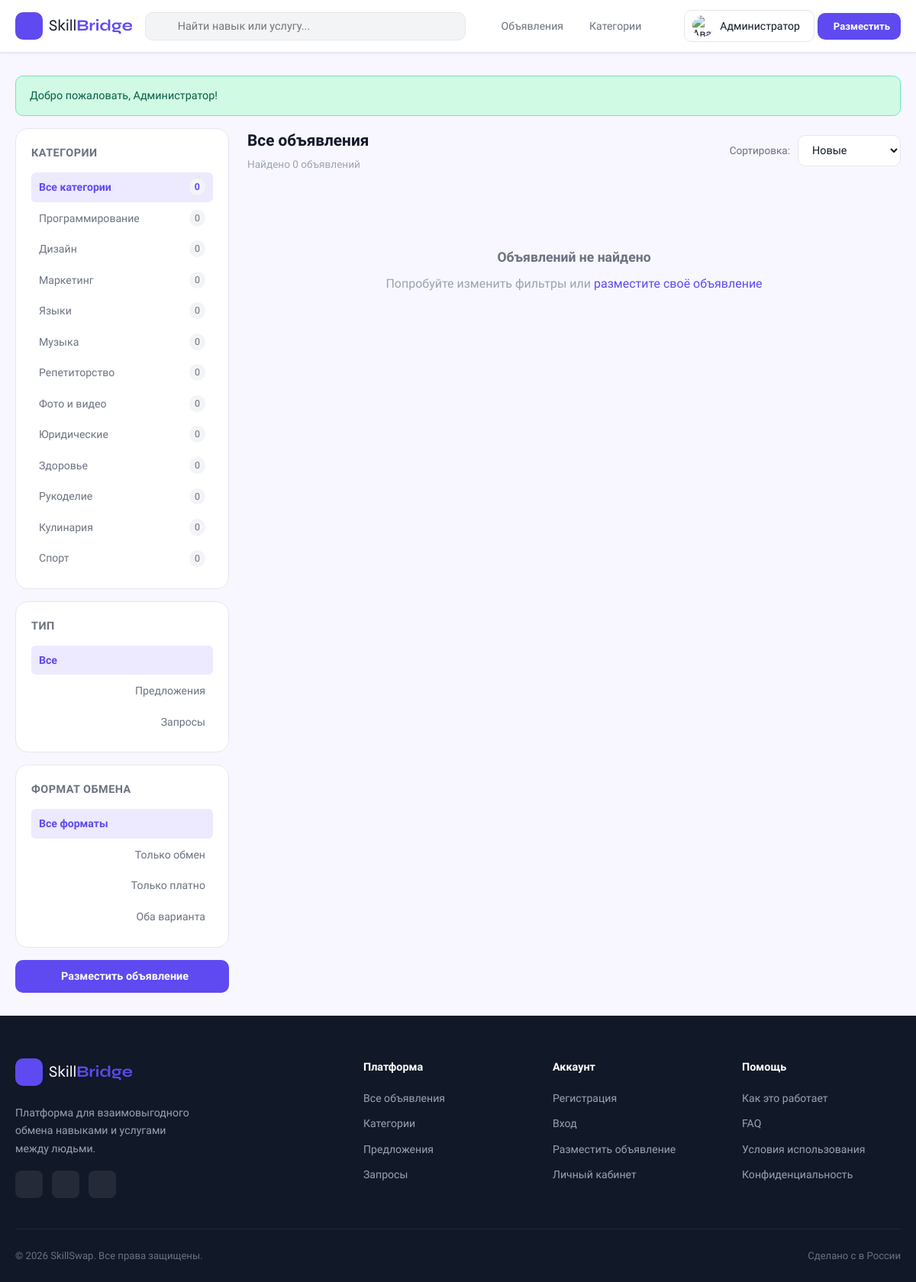
/pages/listings.php (signed in), run on the app's committed database.
### tables this page shows
CREATE TABLE categories (
    id INT AUTO_INCREMENT PRIMARY KEY,
    name VARCHAR(100) NOT NULL,
    slug VARCHAR(100) NOT NULL UNIQUE,
    icon VARCHAR(50) DEFAULT 'ti-star',
    parent_id INT DEFAULT NULL,
    sort_order INT DEFAULT 0,
    FOREIGN KEY (parent_id) REFERENCES categories(id) ON DELETE SET NULL
);

### config/database.php (called while the page is built, shortened)
<?php
class Database {
    private static ?PDO $instance = null;
    public static function getInstance(): PDO {
        if (self::$instance === null) {
            $dsn = sprintf(
                'mysql:host=%s;dbname=%s;charset=%s',
                DB_HOST, DB_NAME, DB_CHARSET
            );
            try {
                self::$instance = new PDO($dsn, DB_USER, DB_PASS, [
                    PDO::ATTR_ERRMODE            => PDO::ERRMODE_EXCEPTION,
                    PDO::ATTR_DEFAULT_FETCH_MODE => PDO::FETCH_ASSOC,
                    PDO::ATTR_EMULATE_PREPARES   => false,
                    PDO::MYSQL_ATTR_INIT_COMMAND => "SET NAMES utf8mb4",
                ]);
            } catch (PDOException $e) {
                if (DEBUG) {
                    die('<pre>DB Error: ' . htmlspecialchars($e->getMessage()) . '</pre>');
                }
                die('Ошибка подключения к базе данных.');
            }
        }
        return self::$instance;
    }
}
function db(): PDO {
    return Database::getInstance();
}

### pages/listings.php (the view, shortened to what this page needs)
<?php
$categorySlug = $_GET['category'] ?? '';
$type         = $_GET['type'] ?? '';
$exchange     = $_GET['exchange'] ?? '';
$sort         = $_GET['sort'] ?? 'new';
$page         = max(1, (int)($_GET['page'] ?? 1));
$q            = trim($_GET['q'] ?? '');
$currentCategory = null;
$allCategories = db()->query("
    SELECT c.*, COUNT(l.id) as cnt
    FROM categories c
    LEFT JOIN listings l ON l.category_id=c.id AND l.status='active'
    WHERE c.parent_id IS NULL
    GROUP BY c.id ORDER BY c.sort_order
")->fetchAll();
$where = ["l.status='active'"];
$params = [];
$whereStr = 'WHERE ' . implode(' AND ', $where);
$orderMap = [
    'new'        => 'l.created_at DESC',
    'views'      => 'l.views DESC',
    'price_asc'  => 'l.price ASC',
    'price_desc' => 'l.price DESC',
];
$orderBy = $orderMap[$sort] ?? 'l.created_at DESC';
$countStmt = db()->prepare("SELECT COUNT(*) FROM listings l $whereStr");
$countStmt->execute($params);
$total = (int)$countStmt->fetchColumn();
$pag = paginate($total, ITEMS_PER_PAGE, $page);
$listingsStmt = db()->prepare("
    SELECT l.*,
           u.full_name, u.avatar, u.username, u.rating,
           c.name as cat_name, c.slug as cat_slug,
           (SELECT filename FROM listing_images WHERE listing_id=l.id ORDER BY sort_order LIMIT 1) as image
    FROM listings l
    JOIN users u ON u.id = l.user_id
    JOIN categories c ON c.id = l.category_id
    $whereStr
    ORDER BY $orderBy
    LIMIT ? OFFSET ?
");
$listingsStmt->execute(array_merge($params, [ITEMS_PER_PAGE, $pag['offset']]));
$listings = $listingsStmt->fetchAll();
$pageTitle = $currentCategory ? $currentCategory['name'] : 'Все объявления';
$baseUrl = '?' . http_build_query(array_filter(['category' => $categorySlug, 'type' => $type, 'exchange' => $exchange, 'sort' => $sort, 'q' => $q]));
include __DIR__ . '/../includes/header.php';
?>
<div class="layout-sidebar">
    <aside class="sidebar">
        <div class="sidebar-widget">
            <div class="sidebar-title">Категории</div>
            <div class="filter-list">
                <a href="<?= APP_URL ?>/pages/listings.php" class="filter-link <?= !$categorySlug ? 'active' : '' ?>">
                    <span><i class="ti ti-layout-grid"></i> Все категории</span>
                    <span class="filter-count"><?= $total ?></span>
                </a>
                <?php foreach ($allCategories as $cat): ?>
                <a href="?category=<?= e($cat['slug']) ?>" class="filter-link <?= $categorySlug === $cat['slug'] ? 'active' : '' ?>">
                    <span><i class="ti <?= e($cat['icon']) ?>"></i> <?= e($cat['name']) ?></span>
                    <span class="filter-count"><?= $cat['cnt'] ?></span>
                </a>
                <?php endforeach; ?>
            </div>
        </div>
        <div class="sidebar-widget">
            <div class="sidebar-title">Тип</div>
            <div class="filter-list">
                <a href="?<?= http_build_query(array_merge($_GET, ['type' => '', 'page' => 1])) ?>"
                   class="filter-link <?= !$type ? 'active' : '' ?>">Все</a>
                <a href="?<?= http_build_query(array_merge($_GET, ['type' => 'offer', 'page' => 1])) ?>"
                   class="filter-link <?= $type === 'offer' ? 'active' : '' ?>">
                    <i class="ti ti-hand-rock"></i> Предложения
                </a>
                <a href="?<?= http_build_query(array_merge($_GET, ['type' => 'request', 'page' => 1])) ?>"
                   class="filter-link <?= $type === 'request' ? 'active' : '' ?>">
                    <i class="ti ti-hand"></i> Запросы
                </a>
            </div>
        </div>
        <div class="sidebar-widget">
            <div class="sidebar-title">Формат обмена</div>
            <div class="filter-list">
                <a href="?<?= http_build_query(array_merge($_GET, ['exchange' => '', 'page' => 1])) ?>"
                   class="filter-link <?= !$exchange ? 'active' : '' ?>">Все форматы</a>
                <a href="?<?= http_build_query(array_merge($_GET, ['exchange' => 'skill_swap', 'page' => 1])) ?>"
                   class="filter-link <?= $exchange === 'skill_swap' ? 'active' : '' ?>">
                    <i class="ti ti-arrows-exchange"></i> Только обмен
                </a>
                <a href="?<?= http_build_query(array_merge($_GET, ['exchange' => 'paid', 'page' => 1])) ?>"
                   class="filter-link <?= $exchange === 'paid' ? 'active' : '' ?>">
                    <i class="ti ti-currency-ruble"></i> Только платно
                </a>
                <a href="?<?= http_build_query(array_merge($_GET, ['exchange' => 'both', 'page' => 1])) ?>"
                   class="filter-link <?= $exchange === 'both' ? 'active' : '' ?>">
                    <i class="ti ti-copy"></i> Оба варианта
                </a>
            </div>
        </div>
        <?php if (isLoggedIn()): ?>
        <a href="<?= APP_URL ?>/pages/create-listing.php" class="btn btn-primary btn-block">
            <i class="ti ti-plus"></i> Разместить объявление
        </a>
        <?php endif; ?>
    </aside>
    <main>
        <div style="display:flex;align-items:center;justify-content:space-between;margin-bottom:20px;flex-wrap:wrap;gap:12px;">
            <div>
                <h1 style="font-size:1.3rem;font-family:var(--font-display);margin-bottom:4px;">
                    <?= e($pageTitle) ?>
                </h1>
                <p style="font-size:0.85rem;color:var(--text-muted);">
                    Найдено <?= $total ?> объявлений
                </p>
            </div>
            <div style="display:flex;align-items:center;gap:10px;">
                <label style="font-size:0.85rem;color:var(--text-secondary);">Сортировка:</label>
                <select class="form-control" style="width:auto;" onchange="
                    const url = new URL(window.location);
                    url.searchParams.set('sort', this.value);
                    url.searchParams.set('page', 1);
                    window.location = url;
                ">
                    <option value="new" <?= $sort==='new' ? 'selected' : '' ?>>Новые</option>
                </select>
            </div>
        </div>
        <?php if ($listings): ?>
            <div class="grid-3">
                <?php foreach ($listings as $l): ?>
                    <?php include __DIR__ . '/../includes/listing-card.php'; ?>
                <?php endforeach; ?>
            </div>
            <?= renderPagination($pag, $baseUrl) ?>
        <?php else: ?>
            <div class="empty-state">
                <h3>Объявлений не найдено</h3>
                <p>Попробуйте изменить фильтры или <a href="<?= APP_URL ?>/pages/create-listing.php">разместите своё объявление</a></p>
            </div>
        <?php endif; ?>
    </main>
</div>
<?php include __DIR__ . '/../includes/footer.php'; ?>

### includes/header.php (shortened to what this page needs)
<?php
$user = currentUser();
$pageTitle = ($pageTitle ?? APP_NAME);
?>
<!DOCTYPE html>
<html lang="ru">
<head>
    <link rel="stylesheet" href="https://cdn.jsdelivr.net/npm/@tabler/icons-webfont@3.19.0/tabler-icons.min.css">
    <link rel="stylesheet" href="<?= APP_URL ?>assets/css/style.css">
</head>
<body>
<header class="site-header">
    <div class="container">
        <div class="header-inner">
            <a href="<?= APP_URL ?>/" class="logo">
                <span class="logo-icon"><i class="ti ti-arrows-exchange"></i></span>
                <span class="logo-text">Skill<strong>Bridge</strong></span>
            </a>
            <form class="header-search" action="<?= APP_URL ?>/pages/search.php" method="GET">
                <input type="text" name="q" placeholder="Найти навык или услугу..."
                       value="<?= e($_GET['q'] ?? '') ?>" autocomplete="off">
            </form>
            <nav class="header-nav">
                <a href="<?= APP_URL ?>/pages/listings.php" class="nav-link">
                    <i class="ti ti-layout-grid"></i> Объявления
                </a>
                <a href="<?= APP_URL ?>/pages/categories.php" class="nav-link">
                    <i class="ti ti-category"></i> Категории
                </a>
                <?php if ($user): ?>
                    <a href="<?= APP_URL ?>/pages/messages.php" class="nav-link nav-icon-link" title="Сообщения">
                    </a>
                    <a href="<?= APP_URL ?>/pages/notifications.php" class="nav-link nav-icon-link" title="Уведомления">
                    </a>
                    <div class="user-menu-wrap">
                        <button class="user-menu-btn" id="userMenuBtn" aria-expanded="false">
                            <img src="<?= avatarUrl($user['avatar']) ?>" alt="Аватар" class="user-avatar-sm">
                            <span><?= e($user['full_name'] ?: $user['username']) ?></span>
                        </button>
                    </div>
                    <a href="<?= APP_URL ?>/pages/create-listing.php" class="btn btn-primary btn-sm">
                        <i class="ti ti-plus"></i> Разместить
                    </a>
                <?php else: ?>
                    <a href="<?= APP_URL ?>/pages/login.php" class="btn btn-outline-primary btn-sm">Войти</a>
                    <a href="<?= APP_URL ?>/pages/register.php" class="btn btn-primary btn-sm">Регистрация</a>
                <?php endif; ?>
            </nav>
        </div>
    </div>
</header>
<main class="site-main">
    <div class="container">
        <?= renderFlashes() ?>

### includes/functions.php (shortened to what this page needs)
<?php
function currentUser(): ?array {
    return $_SESSION['user'] ?? null;
}
function isLoggedIn(): bool {
    return currentUser() !== null;
}
function e(string $str): string {
    return htmlspecialchars($str, ENT_QUOTES | ENT_SUBSTITUTE, 'UTF-8');
}
function getFlashes(): array {
    $flashes = $_SESSION['flash'] ?? [];
    return $flashes;
}
function renderFlashes(): string {
    $html = '';
    foreach (getFlashes() as $f) {
        $type = match($f['type']) {
            'success' => 'success',
            'error'   => 'danger',
            'warning' => 'warning',
            default   => 'info',
        };
        $html .= '<div class="alert alert-' . $type . '" role="alert">' . e($f['message']) . '</div>';
    }
    return $html;
}
function avatarUrl(?string $avatar): string {
    return APP_URL . '/assets/img/default-avatar.png';
}

### includes/footer.php (shortened to what this page needs)
    </div>
</main>
<footer class="site-footer">
    <div class="container">
        <div class="footer-grid">
            <div class="footer-brand">
                <a href="<?= APP_URL ?>/" class="logo logo-light">
                    <span class="logo-icon"><i class="ti ti-arrows-exchange"></i></span>
                    <span class="logo-text">Skill<strong>Bridge</strong></span>
                </a>
                <p>Платформа для взаимовыгодного обмена навыками и услугами между людьми.</p>
                <div class="footer-socials">
                    <a href="#" aria-label="Telegram"><i class="ti ti-brand-telegram"></i></a>
                    <a href="#" aria-label="ВКонтакте"><i class="ti ti-brand-vk"></i></a>
                    <a href="#" aria-label="Instagram"><i class="ti ti-brand-instagram"></i></a>
                </div>
            </div>
            <div class="footer-links">
                <h4>Платформа</h4>
                <ul>
                    <li><a href="<?= APP_URL ?>/pages/listings.php">Все объявления</a></li>
                    <li><a href="<?= APP_URL ?>/pages/categories.php">Категории</a></li>
                    <li><a href="<?= APP_URL ?>/pages/listings.php?type=offer">Предложения</a></li>
                    <li><a href="<?= APP_URL ?>/pages/listings.php?type=request">Запросы</a></li>
                </ul>
            </div>
            <div class="footer-links">
                <h4>Аккаунт</h4>
                <ul>
                    <li><a href="<?= APP_URL ?>/pages/register.php">Регистрация</a></li>
                    <li><a href="<?= APP_URL ?>/pages/login.php">Вход</a></li>
                    <li><a href="<?= APP_URL ?>/pages/create-listing.php">Разместить объявление</a></li>
                    <li><a href="<?= APP_URL ?>/pages/dashboard.php">Личный кабинет</a></li>
                </ul>
            </div>
            <div class="footer-links">
                <h4>Помощь</h4>
                <ul>
                    <li><a href="<?= APP_URL ?>/pages/how-it-works.php">Как это работает</a></li>
                    <li><a href="<?= APP_URL ?>/pages/faq.php">FAQ</a></li>
                    <li><a href="<?= APP_URL ?>/pages/terms.php">Условия использования</a></li>
                    <li><a href="<?= APP_URL ?>/pages/privacy.php">Конфиденциальность</a></li>
                </ul>
            </div>
        </div>
        <div class="footer-bottom">
            <p>&copy; <?= date('Y') ?> SkillSwap. Все права защищены.</p>
            <p>Сделано с <i class="ti ti-heart" style="color:#e53e3e;"></i> в России</p>
        </div>
    </div>
</footer>
</body>
</html>

### data on the page
categories: name "Программирование", cnt "0"
categories: name "Дизайн", cnt "0"
categories: name "Маркетинг", cnt "0"
categories: name "Языки", cnt "0"
categories: name "Музыка", cnt "0"
categories: name "Репетиторство", cnt "0"
categories: name "Фото и видео", cnt "0"
categories: name "Юридические", cnt "0"
categories: name "Здоровье", cnt "0"
categories: name "Рукоделие", cnt "0"
categories: name "Кулинария", cnt "0"
categories: name "Спорт", cnt "0"

### other printed values
$user['full_name'] ?: $user['username'] "Администратор"
$f['message'] "Добро пожаловать, Администратор!"
$total "0"
$pageTitle "Все объявления"
